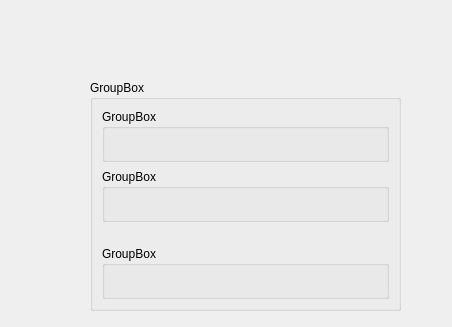
<?xml version="1.0" encoding="UTF-8"?>
<ui version="4.0">
 <class>Form</class>
 <widget class="QWidget" name="Form">
  <property name="geometry">
   <rect>
    <x>0</x>
    <y>0</y>
    <width>452</width>
    <height>327</height>
   </rect>
  </property>
  <property name="windowTitle">
   <string>Form</string>
  </property>
  <widget class="QGroupBox" name="groupBox">
   <property name="geometry">
    <rect>
     <x>90</x>
     <y>80</y>
     <width>311</width>
     <height>231</height>
    </rect>
   </property>
   <property name="title">
    <string>GroupBox</string>
   </property>
   <layout class="QVBoxLayout" name="verticalLayout">
    <item>
     <widget class="QGroupBox" name="groupBox_2">
      <property name="title">
       <string>GroupBox</string>
      </property>
     </widget>
    </item>
    <item>
     <spacer name="verticalSpacer_2">
      <property name="orientation">
       <enum>Qt::Vertical</enum>
      </property>
      <property name="sizeType">
       <enum>QSizePolicy::Fixed</enum>
      </property>
      <property name="sizeHint" stdset="0">
       <size>
        <width>1</width>
        <height>1</height>
       </size>
      </property>
     </spacer>
    </item>
    <item>
     <widget class="QGroupBox" name="groupBox_3">
      <property name="title">
       <string>GroupBox</string>
      </property>
     </widget>
    </item>
    <item>
     <spacer name="verticalSpacer">
      <property name="orientation">
       <enum>Qt::Vertical</enum>
      </property>
      <property name="sizeType">
       <enum>QSizePolicy::Fixed</enum>
      </property>
      <property name="sizeHint" stdset="0">
       <size>
        <width>20</width>
        <height>18</height>
       </size>
      </property>
     </spacer>
    </item>
    <item>
     <widget class="QGroupBox" name="groupBox_4">
      <property name="title">
       <string>GroupBox</string>
      </property>
     </widget>
    </item>
   </layout>
  </widget>
 </widget>
 <resources/>
 <connections/>
</ui>
